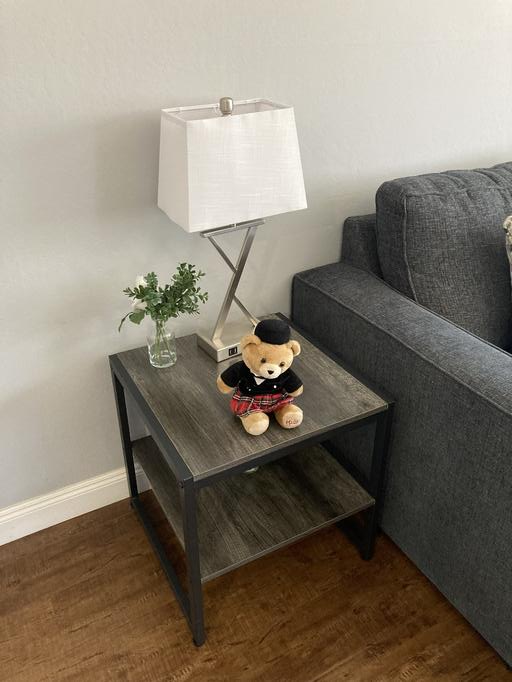
#> input picture projects/spot/airbnb2_goals/bear1.jpg, 512 x 682 px
$ python goals_abnb2.py
#> lines starting #> are read from the running program, lines starting #| are printed output that depends on the picture
import cv2
from pathlib import Path
GOALS = {
    # Object goals
    # "place_object_bed": {"type": "objectnav", "target": "bed",'action': 'place'},
    # "pick_object_bear": {"type": "objectnav", "target": "teddy bear",'action': "pick"},
    "object_chair": {"type": "objectnav", "target": "chair"},
    "object_couch": {"type": "objectnav", "target": "couch"},
    "object_plant": {"type": "objectnav", "target": "potted plant"},
    "object_bed": {"type": "objectnav", "target": "bed"},
    "object_toilet": {"type": "objectnav", "target": "toilet"},
    "object_tv": {"type": "objectnav", "target": "tv"},
    "object_table": {"type": "objectnav", "target": "dining table"},
    "object_bear": {"type": "objectnav", "target": "teddy bear"},
    "object_oven": {"type": "objectnav", "target": "oven"},
    "object_sink": {"type": "objectnav", "target": "sink"},
    "object_refrigerator": {"type": "objectnav", "target": "refrigerator"},
    # "object_book": {"type": "objectnav", "target": "book"},
    # "object_person": {"type": "objectnav", "target": "person"},

    # Image goals
    "image_bear1": {
        "type": "languagenav",
        "target": "teddy bear",
        "landmarks": [],
        "image": cv2.imread(
            f"{str(Path(__file__).resolve().parent)}/airbnb2_goals/bear1.jpg"
        ),
    },
    "image_bed1": {
        "type": "imagenav",
        "target": "bed",
        "image": cv2.imread(
            f"{str(Path(__file__).resolve().parent)}/airbnb2_goals/bed1.jpg"
        ),
    },
    "image_bed2": {
        "type": "imagenav",
        "target": "bed",
        "image": cv2.imread(
            f"{str(Path(__file__).resolve().parent)}/airbnb2_goals/bed2.jpg"
        ),
    },
    "image_chair1": {
        "type": "imagenav",
        "target": "chair",
        "image": cv2.imread(
            f"{str(Path(__file__).resolve().parent)}/airbnb2_goals/chair1.jpg"
        ),
    },
    "image_chair2": {
        "type": "imagenav",
        "target": "chair",
        "image": cv2.imread(
            f"{str(Path(__file__).resolve().parent)}/airbnb2_goals/chair2.jpg"
        ),
    },
    # "image_chair3": {
        # "type": "imagenav",
        # "target": "chair",
        # "image": cv2.imread(
            # f"{str(Path(__file__).resolve().parent)}/airbnb2_goals/chair3.jpg"
        # ),
    # },
    # "image_chair4": {
        # "type": "imagenav",
        # "target": "chair",
        # "image": cv2.imread(
            # f"{str(Path(__file__).resolve().parent)}/airbnb2_goals/chair4.jpg"
        # ),
    # },
    # "image_chair5": {
        # "type": "imagenav",
        # "target": "chair",
        # "image": cv2.imread(
            # f"{str(Path(__file__).resolve().parent)}/airbnb2_goals/chair5.jpg"
        # ),
    # },
    # "image_chair6": {
        # "type": "imagenav",
        # "target": "chair",
        # "image": cv2.imread(
            # f"{str(Path(__file__).resolve().parent)}/airbnb2_goals/chair6.jpg"
        # ),
    # },
    "image_couch1": {
        "type": "imagenav",
        "target": "couch",
        "image": cv2.imread(
            f"{str(Path(__file__).resolve().parent)}/airbnb2_goals/couch1.jpg"
        ),
    },
    # "image_couch2": {
        # "type": "imagenav",
        # "target": "couch",
        # "image_path": f"{str(Path(__file__).resolve().parent)}/airbnb2_goals/couch2.jpg",
        # "image": cv2.imread(
            # f"{str(Path(__file__).resolve().parent)}/airbnb2_goals/couch2.jpg"
        # ),
    # },
    "image_cup1": {
        "type": "imagenav",
        "target": "oven",
        "image": cv2.imread(
            f"{str(Path(__file__).resolve().parent)}/airbnb2_goals/cup1.jpg"
        ),
    },
    "image_oven1": {
        "type": "imagenav",
        "target": "oven",
        "image": cv2.imread(
            f"{str(Path(__file__).resolve().parent)}/airbnb2_goals/oven1.jpg"
        ),
    },
    "image_plant1": {
        "type": "imagenav",
        "target": "potted plant",
        "image": cv2.imread(
            f"{str(Path(__file__).resolve().parent)}/airbnb2_goals/plant1.jpg"
        ),
    },
    "image_plant2": {
        "type": "imagenav",
        "target": "potted plant",
        "image": cv2.imread(
            f"{str(Path(__file__).resolve().parent)}/airbnb2_goals/plant2.jpg"
        ),
    },
    "image_plant3": {
        "type": "imagenav",
        "target": "potted plant",
        "image": cv2.imread(
            f"{str(Path(__file__).resolve().parent)}/airbnb2_goals/plant3.jpg"
        ),
    },
    "image_plant4": {
        "type": "imagenav",
        "target": "potted plant",
        "image": cv2.imread(
            f"{str(Path(__file__).resolve().parent)}/airbnb2_goals/plant4.jpg"
        ),
    },
    "image_plant5": {
        "type": "imagenav",
        "target": "potted plant",
        "image": cv2.imread(
            f"{str(Path(__file__).resolve().parent)}/airbnb2_goals/plant5.jpg"
        ),
    },
    "image_plant6": {
        "type": "imagenav",
        "target": "potted plant",
        "image": cv2.imread(
            f"{str(Path(__file__).resolve().parent)}/airbnb2_goals/plant6.jpg"
        ),
    },
    # "image_refrigerator1": {
        # "type": "imagenav",
        # "target": "refrigerator",
        # "image": cv2.imread(
            # f"{str(Path(__file__).resolve().parent)}/airbnb2_goals/refrigerator1.jpg"
        # ),
    # },
    "image_sink1": {
        "type": "imagenav",
        "target": "sink",
        "image": cv2.imread(
            f"{str(Path(__file__).resolve().parent)}/airbnb2_goals/sink1.jpg"
        ),
    },
    "image_sink2": {
        "type": "imagenav",
        "target": "sink",
        "image": cv2.imread(
            f"{str(Path(__file__).resolve().parent)}/airbnb2_goals/sink2.jpg"
        ),
    },
    "image_toilet1": {
        "type": "imagenav",
        "target": "toilet",
        "image": cv2.imread(
            f"{str(Path(__file__).resolve().parent)}/airbnb1_goals/toilet1.jpg"
        ),
    },
    "image_toilet2": {
        "type": "imagenav",
        "target": "toilet",
        "image": cv2.imread(
            f"{str(Path(__file__).resolve().parent)}/airbnb1_goals/toilet2.jpg"
        ),
    },
    "image_tv1": {
        "type": "imagenav",
        "target": "toilet",
        "image": cv2.imread(
            f"{str(Path(__file__).resolve().parent)}/airbnb1_goals/tv1.jpg"
        ),
    },

    # Language goals
    "language_bear1": {
        "type": "languagenav",
        "target": "teddy bear",
        "landmarks": [],
        "instruction": "The beige teddy bear.",
    },
    "language_bed1": {
        "type": "languagenav",
        "target": "bed",
        "landmarks": [],
        "instruction": "The bed with the blue blanket and blue pillows",
    },
    "language_bed2": {
        "type": "languagenav",
        "target": "bed",
        "landmarks": [],
        "instruction": "The bed with the white blanket and red pillows",
    },
    "language_chair1": {
        "type": "languagenav",
        "target": "chair",
        "landmarks": [],
        "instruction": "The black chair with red seat",
    },
    "language_chair2": {
        "type": "languagenav",
        "target": "chair",
        "landmarks": [],
        "instruction": "The grey dining table chair",
    },
    "language_couch1": {
        "type": "languagenav",
        "target": "couch",
        "landmarks": [],
        "instruction": "The grey couch",
    },
    "language_cup1": {
        "type": "languagenav",
        "target": "cup",
        "landmarks": [],
        "instruction": "The red cup on the kitchen counter.",
    },
    "language_oven1": {
        "type": "languagenav",
        "target": "oven",
        "landmarks": [],
        "instruction": "The oven.",
    },
    "language_plant1": {
        "type": "languagenav",
        "target": "potted plant",
        "landmarks": [],
        "instruction": "The large potted plant infront the patterned curtain",
    },
    "language_plant2": {
        "type": "languagenav",
        "target": "potted plant",
        "landmarks": [],
        "instruction": "The large potted plant in the bedroom",
    },
    "language_plant3": {
        "type": "languagenav",
        "target": "potted plant",
        "landmarks": [],
        "instruction": "The potted plant next to the stairs",
    },
    "language_plant4": {
        "type": "languagenav",
        "target": "potted plant",
        "landmarks": [],
        "instruction": "The potted plant near the kitchen and tv",
    },
    "language_plant5": {
        "type": "languagenav",
        "target": "potted plant",
        "landmarks": [],
        "instruction": "The potted plant next to the refrigerator",
    },

    "language_plant6": {
        "type": "languagenav",
        "target": "potted plant",
        "landmarks": [],
        "instruction": "The potted plant near the front door",
    },
    # "language_refrigerator1": {
        # "type": "languagenav",
        # "target": "refrigerator",
        # "landmarks": [],
        # "instruction": "The refrigerator.",
    # },
    "language_sink1": {
        "type": "languagenav",
        "target": "sink",
        "landmarks": [],
        "instruction": "The bathroom sink with green counter.",
    },
    "language_sink2": {
        "type": "languagenav",
        "target": "sink",
        "landmarks": [],
        "instruction": "The bathroom sink with black and white counter.",
    },
    "language_table1": {
        "type": "languagenav",
        "target": "sink",
        "landmarks": [],
        "instruction": "The dining table.",
    },
    "language_toilet1": {
        "type": "languagenav",
        "target": "sink",
        "landmarks": [],
        "instruction": "The toilet next to the glass shower door.",
    },
    "language_toilet2": {
        "type": "languagenav",
        "target": "sink",
        "landmarks": [],
        "instruction": "The toilet next to white shower curtain with blue fish.",
    },
    "language_tv1": {
        "type": "languagenav",
        "target": "sink",
        "landmarks": [],
        "instruction": "The television.",
    },
    # "language_bottle1": {
        # "type": "languagenav",
        # "target": "bottle",
        # "landmarks": [],
        # "instruction": "Bottle of water.",
    # },
}
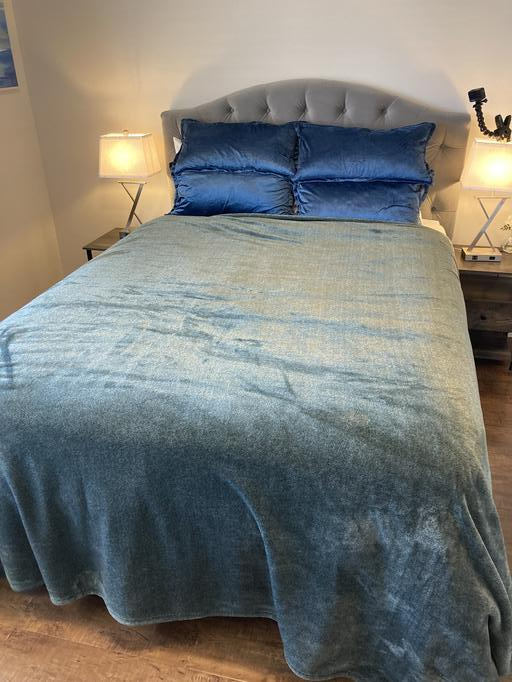
#> input picture projects/spot/airbnb2_goals/bed1.jpg, 512 x 682 px
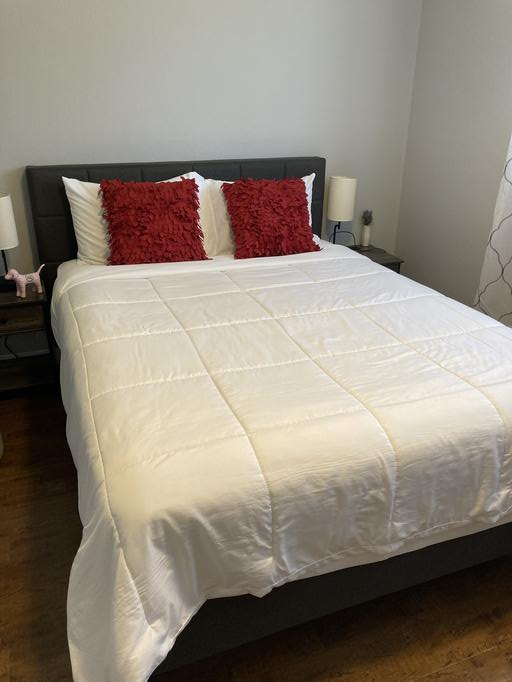
#> input picture projects/spot/airbnb2_goals/bed2.jpg, 512 x 682 px
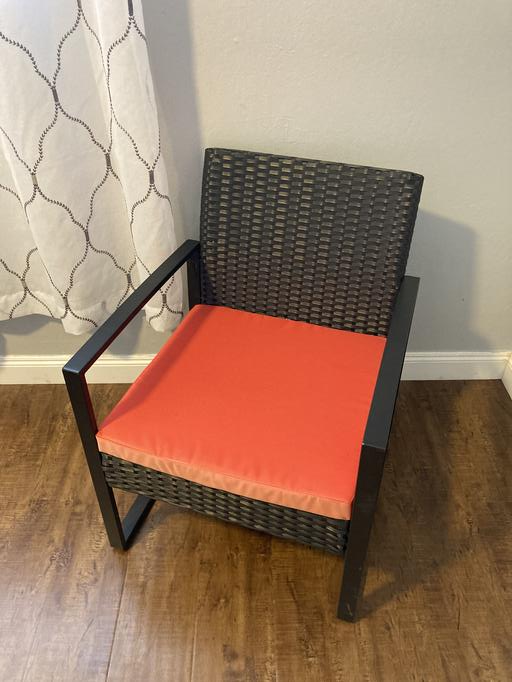
#> input picture projects/spot/airbnb2_goals/chair1.jpg, 512 x 682 px
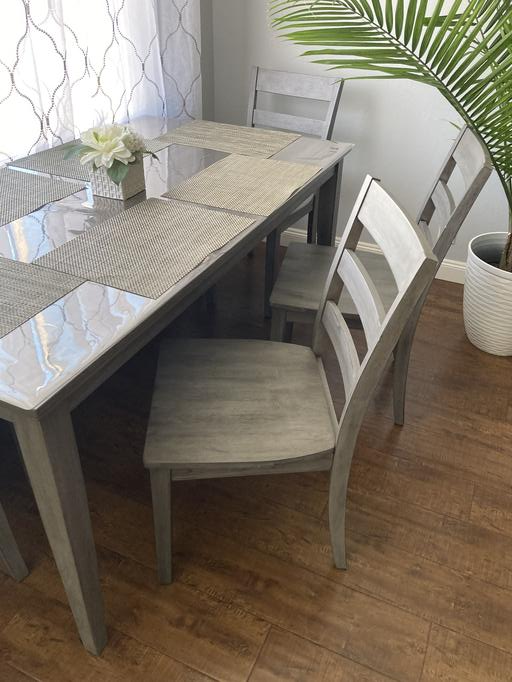
#> input picture projects/spot/airbnb2_goals/chair2.jpg, 512 x 682 px
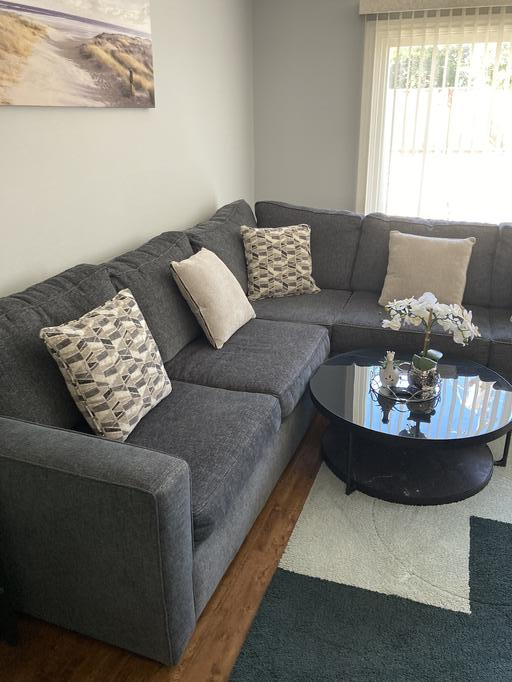
#> input picture projects/spot/airbnb2_goals/couch1.jpg, 512 x 682 px
